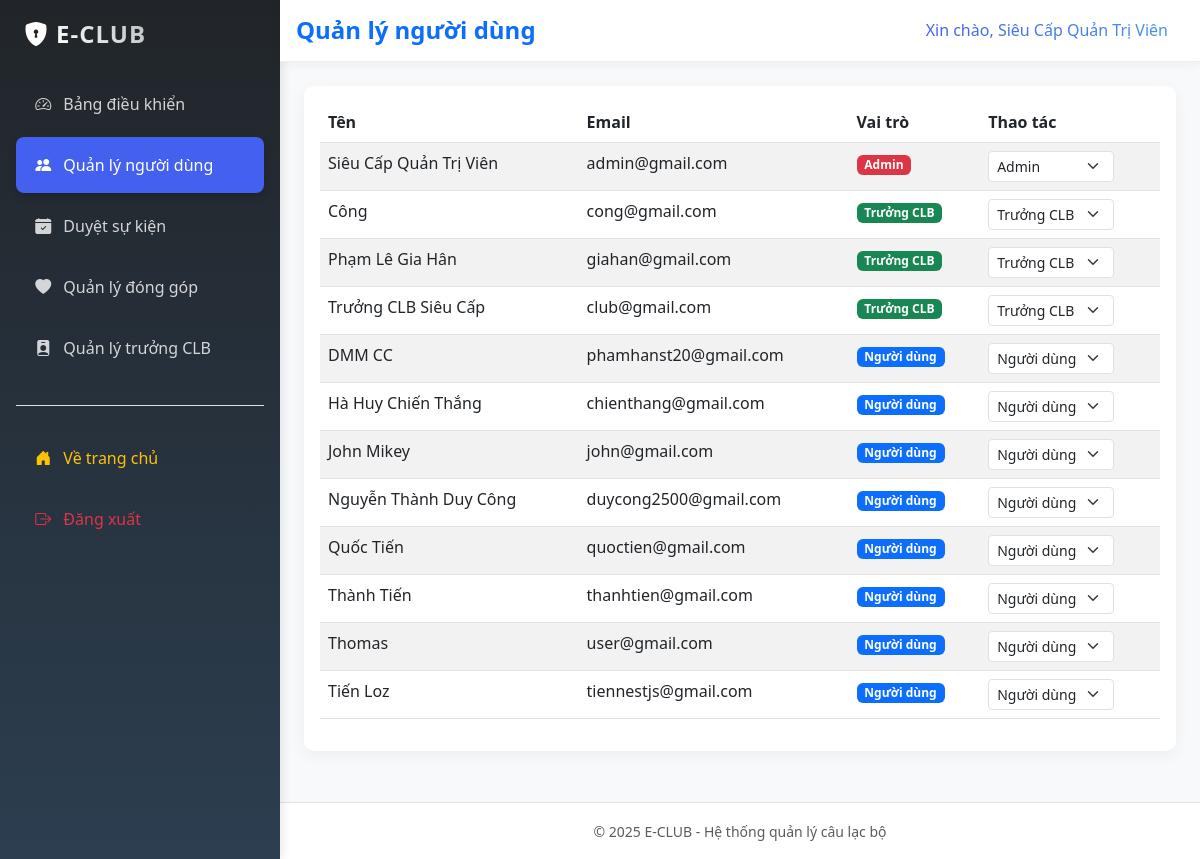
Page /index.php?page=admin&action=manage_users (signed in) on the earlier database version.
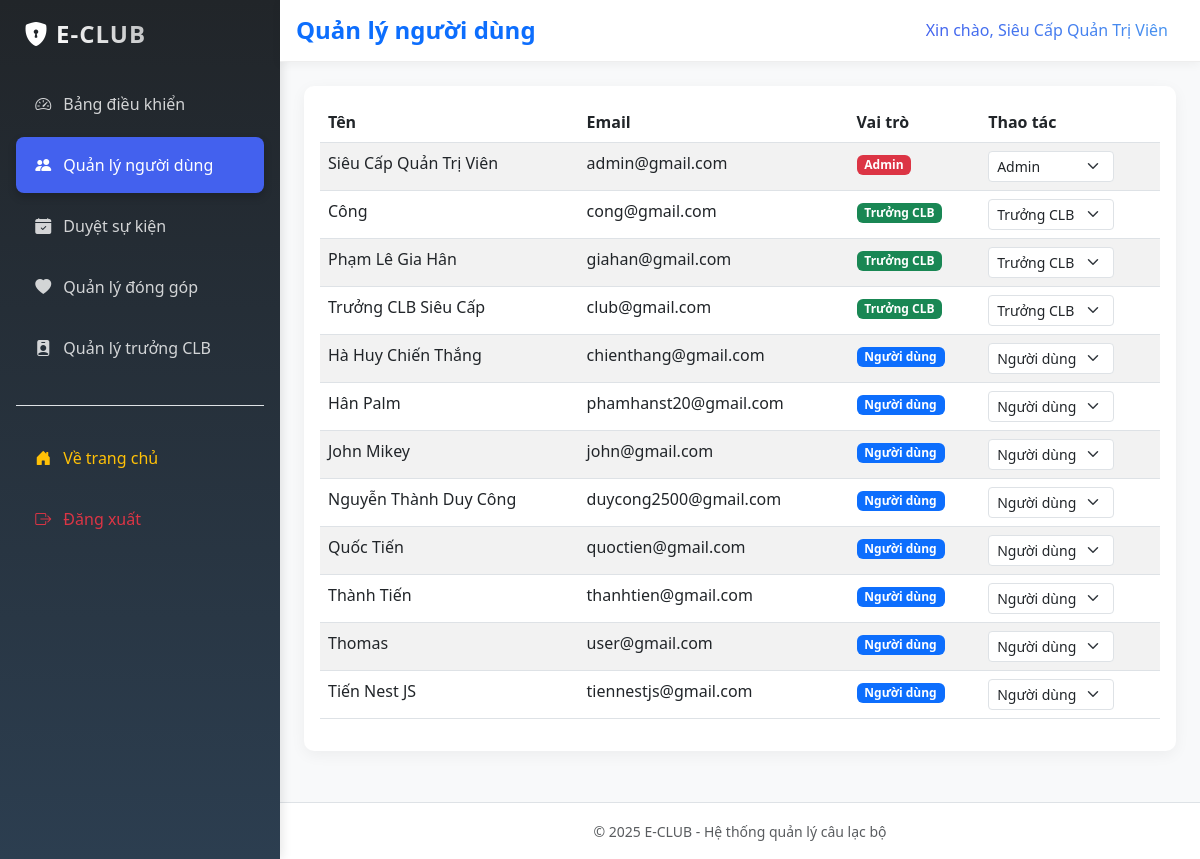
Same page on the later database version.
### tables this page shows
CREATE TABLE `users` (
  `id` int(11) NOT NULL,
  `name` varchar(100) NOT NULL,
  `email` varchar(100) NOT NULL,
  `password` varchar(255) NOT NULL,
  `role` enum('admin','club_leader','user') DEFAULT 'user',
  `created_at` timestamp NOT NULL DEFAULT current_timestamp(),
  `avatar_url` varchar(255) DEFAULT NULL,
  `last_activity` timestamp NOT NULL DEFAULT current_timestamp() ON UPDATE current_timestamp()
);

### config.php (called while the page is built, shortened)
<?php
try {
    $conn = new mysqli(DB_HOST, DB_USER, DB_PASS, DB_NAME);
    $conn->set_charset("utf8");
} catch (Exception $e) {
    die("Database connection failed: " . $e->getMessage());
}
function sanitize($input) {
    global $conn;
    return $conn->real_escape_string(trim($input));
}
?>

### pages/admin/users.php (the view, shortened to what this page needs)
<?php
$sql = "SELECT * FROM users ORDER BY role, name";
$result = $conn->query($sql);
$users = $result->fetch_all(MYSQLI_ASSOC);
?>
<div class="row">
    <div class="col-12">
        <div class="card">
            <div class="card-body">
                <div class="table-responsive">
                    <table class="table table-striped">
                        <thead>
                            <tr>
                                <th>Tên</th>
                                <th>Email</th>
                                <th>Vai trò</th>
                                <th>Thao tác</th>
                            </tr>
                        </thead>
                        <tbody>
                            <?php foreach ($users as $user): ?>
                            <tr>
                                <td><?php echo htmlspecialchars($user['name']); ?></td>
                                <td><?php echo htmlspecialchars($user['email']); ?></td>
                                <td>
                                    <span class="badge bg-<?php echo $user['role'] === 'admin' ? 'danger' : ($user['role'] === 'club_leader' ? 'success' : 'primary'); ?>">
                                        <?php
                                        switch($user['role']) {
                                            case 'user':
                                                echo 'Người dùng';
                                                break;
                                            case 'club_leader':
                                                echo 'Trưởng CLB';
                                                break;
                                            case 'admin':
                                                echo 'Admin';
                                                break;
                                        }
                                        ?>
                                    </span>
                                </td>
                                <td>
                                    <form method="POST" class="d-inline">
                                        <select name="role" class="form-select form-select-sm d-inline-block w-auto" onchange="this.form.submit()">
                                            <option value="user" <?php echo $user['role'] === 'user' ? 'selected' : ''; ?>>Người dùng</option>
                                            <option value="club_leader" <?php echo $user['role'] === 'club_leader' ? 'selected' : ''; ?>>Trưởng CLB</option>
                                            <option value="admin" <?php echo $user['role'] === 'admin' ? 'selected' : ''; ?>>Admin</option>
                                        </select>
                                    </form>
                                </td>
                            </tr>
                            <?php endforeach; ?>
                        </tbody>
                    </table>
                </div>
            </div>
        </div>
    </div>
</div>

### index.php (shortened to what this page needs)
<?php
require_once 'config.php';
require_once 'templates/admin_layout.php';
$page = isset($_GET['page']) ? sanitize($_GET['page']) : 'home';
if ($page === 'admin') {
    renderAdminHeader();
    include "pages/admin.php";
    renderAdminFooter();
} elseif (in_array($page, ['list_events', 'list_clubs', 'upload_image'])) {
    renderAdminHeader();
    include "pages/admin/{$page}.php";
    renderAdminFooter();
} elseif ($page === 'admin/posts') {
    renderAdminHeader();
    include "pages/admin/posts.php";
    renderAdminFooter();
} elseif ($page === 'admin/stats') {
    renderAdminHeader();
    include "pages/admin/stats.php";
    renderAdminFooter();
}

### templates/admin_layout.php (shortened to what this page needs)
<?php
function renderAdminHeader() {
    ?>
    <!DOCTYPE html>
    <html lang="vi">
    <head>
        <link href="https://cdn.jsdelivr.net/npm/bootstrap@5.3.0/dist/css/bootstrap.min.css" rel="stylesheet">
        <link href="https://cdn.jsdelivr.net/npm/bootstrap-icons@1.10.0/font/bootstrap-icons.css" rel="stylesheet">
        <link href="<?php echo SITE_URL; ?>/assets/css/post-content.css" rel="stylesheet">
    </head>
    <body>
        <div class="d-flex">
            <div class="admin-sidebar p-3" style="width: 280px;">
                <div class="d-flex align-items-center mb-4 ps-2">
                    <i class="bi bi-shield-lock-fill text-white me-2 fs-4"></i>
                    <h5 class="admin-logo mb-0"><?php echo APP_NAME; ?></h5>
                </div>
                <nav class="nav flex-column">
                    <a class="nav-link <?php echo !isset($_GET['action']) ? 'active' : ''; ?>" href="index.php?page=admin">
                        <i class="bi bi-speedometer2 me-2"></i> Bảng điều khiển
                    </a>
                    <a class="nav-link <?php echo isset($_GET['action']) && $_GET['action'] === 'manage_users' ? 'active' : ''; ?>"
                       href="index.php?page=admin&action=manage_users">
                        <i class="bi bi-people-fill me-2"></i> Quản lý người dùng
                    </a>
                    <a class="nav-link <?php echo isset($_GET['action']) && $_GET['action'] === 'pending_events' ? 'active' : ''; ?>"
                       href="index.php?page=admin&action=pending_events">
                        <i class="bi bi-calendar-check-fill me-2"></i> Duyệt sự kiện
                    </a>
                    <a class="nav-link <?php echo isset($_GET['action']) && $_GET['action'] === 'manage_donations' ? 'active' : ''; ?>"
                       href="index.php?page=admin/donations">
                        <i class="bi bi-heart-fill me-2"></i> Quản lý đóng góp
                    </a>
                    <a class="nav-link <?php echo isset($_GET['action']) && $_GET['action'] === 'manage_leaders' ? 'active' : ''; ?>"
                       href="index.php?page=admin&action=manage_leaders">
                        <i class="bi bi-person-badge-fill me-2"></i> Quản lý trưởng CLB
                    </a>
                    <div class="border-top my-4"></div>
                    <a class="nav-link text-warning" href="index.php?page=home">
                        <i class="bi bi-house-door-fill me-2"></i> Về trang chủ
                    </a>
                    <a class="nav-link text-danger" href="index.php?page=logout">
                        <i class="bi bi-box-arrow-right me-2"></i> Đăng xuất
                    </a>
                </nav>
            </div>
            <div class="flex-grow-1">
                <header class="admin-header p-3 d-flex justify-content-between align-items-center sticky-top">
                    <div>
                        <h4 class="m-0 fw-bold text-primary">
                            <?php
                            if (!isset($_GET['action'])) {
                                echo 'Bảng điều khiển';
                            } elseif ($_GET['action'] === 'manage_users') {
                                echo 'Quản lý người dùng';
                            } elseif ($_GET['action'] === 'manage_clubs') {
                                echo 'Quản lý câu lạc bộ';
                            } elseif ($_GET['action'] === 'pending_events') {
                                echo 'Duyệt sự kiện';
                            } elseif ($_GET['action'] === 'manage_donations') {
                                echo 'Quản lý đóng góp';
                            } elseif ($_GET['action'] === 'manage_leaders') {
                                echo 'Quản lý trưởng CLB';
                            } else {
                                echo 'Quản trị hệ thống';
                            }
                            ?>
                        </h4>
                    </div>
                    <div class="d-flex align-items-center">
                        <span class="user-welcome me-3">Xin chào, <?php echo htmlspecialchars($_SESSION['name']); ?></span>
                    </div>
                </header>
                <main class="content-wrapper p-4">
    <?php
}
function renderAdminFooter() {
    ?>
                </main>
                <footer class="bg-white text-center p-3 border-top">
                    <small class="text-muted">&copy; <?php echo date('Y'); ?> <?php echo APP_NAME; ?> - Hệ thống quản lý câu lạc bộ</small>
                </footer>
            </div>
        </div>
    </body>
    </html>
    <?php
}

### pages/admin.php (shortened to what this page needs)
<?php
$action = isset($_GET['action']) ? sanitize($_GET['action']) : 'dashboard';
switch ($action) {
    case 'manage_users':
        require_once __DIR__ . '/admin/users.php';
        break;
}

### templates/admin_layout.php (style rules this page uses)
:root { --primary-color: #4361ee; --secondary-color: #3f37c9; --accent-color: #4895ef; --success-color: #4cc9f0; --light-bg: #f8f9fa; --dark-bg: #212529; }
body { font-family: 'Segoe UI', system-ui, -apple-system, sans-serif; background-color: var(--light-bg); }
.admin-sidebar { min-height: 100vh; background: linear-gradient(180deg, var(--dark-bg) 0%, #2c3e50 100%); box-shadow: 2px 0 10px rgba(0,0,0,0.1); transition: all 0.3s; z-index: 1000; }
.admin-sidebar .nav-link { color: rgba(255,255,255,.8); padding: 1rem 1.2rem; border-radius: 8px; margin-bottom: 5px; transition: all 0.3s; }
.admin-sidebar .nav-link.active { background: var(--primary-color); color: #fff; box-shadow: 0 4px 8px rgba(0,0,0,0.2); }
.admin-header { background: #fff; box-shadow: 0 2px 10px rgba(0,0,0,0.05); border-bottom: 1px solid #eee; }
.content-wrapper { background: var(--light-bg); min-height: calc(100vh - 60px); }
.admin-logo { font-weight: 700; font-size: 1.5rem; background: linear-gradient(45deg, #fff, rgba(255,255,255,0.7)); -webkit-background-clip: text; -webkit-text-fill-color: transparent; letter-spacing: 1px; }
.card { border: none; border-radius: 10px; box-shadow: 0 4px 15px rgba(0,0,0,0.05); transition: transform 0.3s; }
.user-welcome { font-weight: 500; background: linear-gradient(45deg, var(--primary-color), var(--accent-color)); -webkit-background-clip: text; -webkit-text-fill-color: transparent; }

Differences in the rows shown:
changed users "Hà Huy Chiến Thắng": moves up the list
changed users "phamhanst20@gmail.com": name "DMM CC" → "Hân Palm"
changed users "tiennestjs@gmail.com": name "Tiến Loz" → "Tiến Nest JS"
